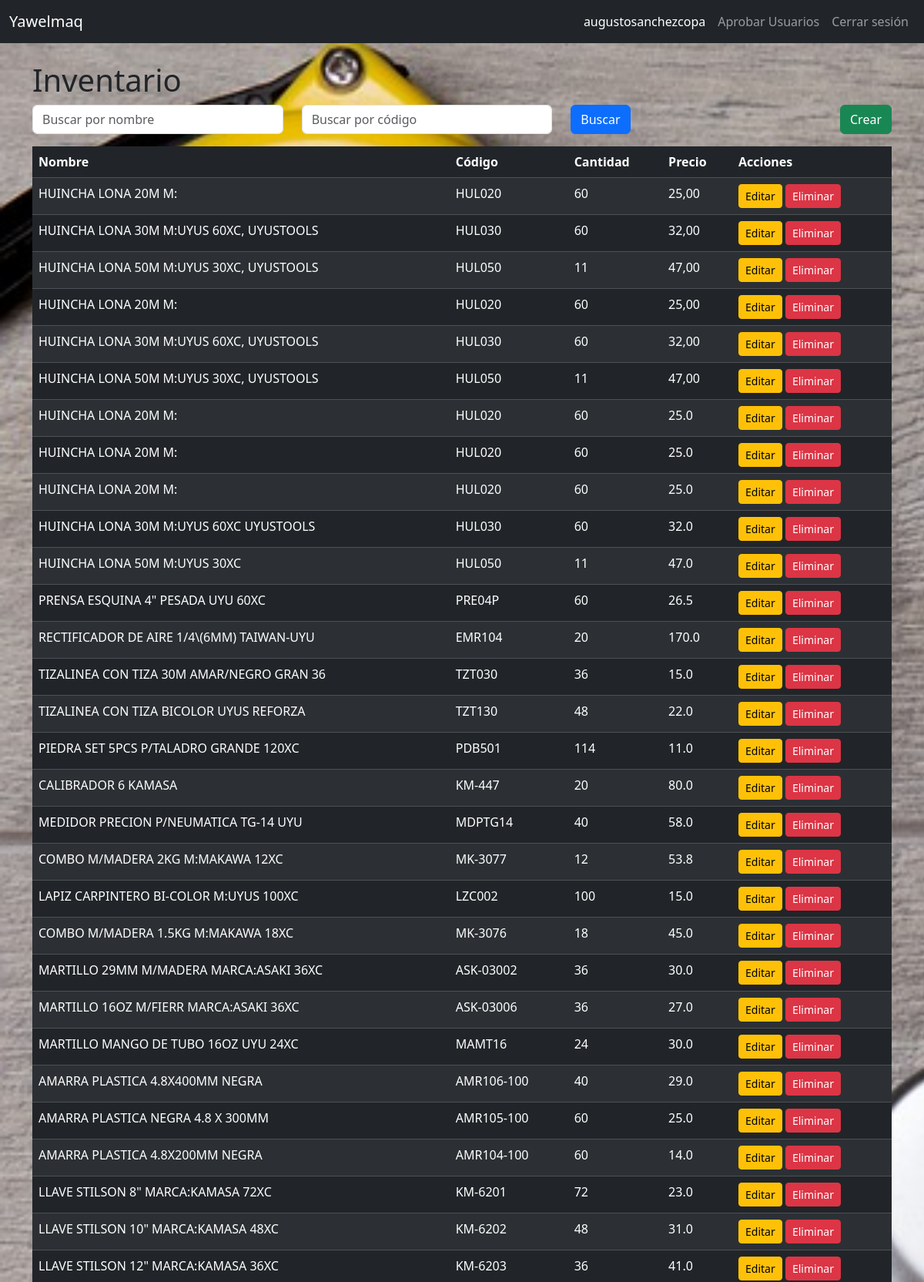
Page /todo/index (signed in, upper part) on the committed database.
### todor/models.py (models this page shows, shortened)
class Admin(db.Model):
    id = db.Column(db.Integer, primary_key=True)
    username = db.Column(db.String(80), unique=True, nullable=False)
    password = db.Column(db.String(80), nullable=False)

class Inventario(db.Model):
    id = db.Column(db.Integer, primary_key=True)
    nombre = db.Column(db.String(80), nullable=False)
    codigo = db.Column(db.String(80), nullable=False)
    cantidad = db.Column(db.Integer, nullable=False)
    precio = db.Column(db.Float, nullable=False)

### todor/todo.py (the view)
@bp.route('/index')
def index():
    nombre = request.args.get('nombre')
    codigo = request.args.get('codigo')
    query = Inventario.query
    if nombre:
        query = query.filter(Inventario.nombre.ilike(f'%{nombre}%'))
    if codigo:
        query = query.filter(Inventario.codigo.ilike(f'%{codigo}%'))
    todos = query.all()
    return render_template('todo/index.html', todos=todos)

### todor/adm.py (called while the page is built)
@bp.before_app_request
def load_logged_in_admin():
    admin_id = session.get('admin_id')
    if admin_id is None:
        g.admin = None
    else:
        g.admin = Admin.query.get(admin_id)

### todor/auth.py (called while the page is built)
@bp.before_app_request
def load_logged_in_user():
    user_id = session.get('user_id')
    if user_id is None:
        g.user = None
    else:
        g.user = User.query.get(user_id)

### todor/templates/todo/index.html (shortened to what this page needs)
{% extends 'base.html' %}
{% block content %}
<div class="container mt-4">
    <h1>Inventario</h1>
    <div class="row mb-3">
        <div class="col">
            <form method="GET" action="{{ url_for('todo.index') }}">
                <div class="row">
                    <div class="col">
                        <input type="text" class="form-control" name="nombre" placeholder="Buscar por nombre" value="{{ request.args.get('nombre', '') }}">
                    </div>
                    <div class="col">
                        <input type="text" class="form-control" name="codigo" placeholder="Buscar por código" value="{{ request.args.get('codigo', '') }}">
                    </div>
                    <div class="col">
                        <button type="submit" class="btn btn-primary">Buscar</button>
                    </div>
                </div>
            </form>
        </div>
        <div class="col-auto">
            <a href="{{ url_for('todo.add_todo') }}" class="btn btn-success">Crear</a>
        </div>
    </div>
    <table class="table table-striped table-dark">
        <thead>
            <tr>
                <th>Nombre</th>
                <th>Código</th>
                <th>Cantidad</th>
                <th>Precio</th>
                <th>Acciones</th>
            </tr>
        </thead>
        <tbody>
            {% for todo in todos %}
            <tr>
                <td>{{ todo.nombre }}</td>
                <td>{{ todo.codigo }}</td>
                <td>{{ todo.cantidad }}</td>
                <td>{{ todo.precio }}</td>
                <td>
                    <a href="{{ url_for('todo.update', id=todo.id) }}" class="btn btn-warning btn-sm">Editar</a>
                    <a href="{{ url_for('todo.delete', id=todo.id) }}" class="btn btn-danger btn-sm">Eliminar</a>
                </td>
            </tr>
            {% endfor %}
        </tbody>
    </table>
</div>
{% endblock %}

### todor/templates/base.html (shortened to what this page needs)
<!DOCTYPE html>
<html lang="en">
<head>
    <link href="https://cdn.jsdelivr.net/npm/bootstrap@5.3.3/dist/css/bootstrap.min.css" rel="stylesheet">
    <link rel="stylesheet" href="{{ url_for('static', filename='styles.css') }}">
</head>
<body>
<nav class="navbar navbar-expand-sm navbar-dark bg-dark" data-bs-theme="dark">
  <div class="container-fluid">
    <a class="navbar-brand" href="{{ url_for('index') }}">Yawelmaq</a>
    <div class="collapse navbar-collapse justify-content-end" id="navbarNavAltMarkup">
      <div class="navbar-nav">
        {% if g.user %}
          <span class="nav-link active">{{ g.user.username }}</span>
          <a class="nav-link" href="{{ url_for('todo.index') }}">Inventario</a>
          <a class="nav-link" href="{{ url_for('auth_bp.logout') }}">Cerrar sesión</a>
        {% elif g.admin %}
          <span class="nav-link active">{{ g.admin.username }}</span>
          <a class="nav-link" href="{{ url_for('adm_bp.approve_users') }}">Aprobar Usuarios</a>
          <a class="nav-link" href="{{ url_for('adm_bp.logout') }}">Cerrar sesión</a>
        {% else %}
          <a class="nav-link" href="{{ url_for('auth_bp.login') }}">Iniciar sesión</a>
          <a class="nav-link" href="{{ url_for('auth_bp.register') }}">Registrarse</a>
          <a class="nav-link" href="{{ url_for('adm_bp.login') }}">Admin Login</a>
        {% endif %}
      </div>
    </div>
  </div>
</nav>
{% block content %}
{% endblock %}
</body>
</html>

### static/styles.css (style rules this page uses)
body { background-image: url('/static/tool-2820946_1280.jpg'); background-size: cover; background-repeat: no-repeat; background-attachment: fixed; }

### rows in the picture
Admin: admin.username "augustosanchezcopa"
Inventario: nombre "HUINCHA LONA 20M M:", codigo "HUL020", cantidad "60", precio "25,00"
Inventario: nombre "HUINCHA LONA 30M M:UYUS 60XC, UYUSTOOLS", codigo "HUL030", cantidad "60", precio "32,00"
Inventario: nombre "HUINCHA LONA 50M M:UYUS 30XC, UYUSTOOLS", codigo "HUL050", cantidad "11", precio "47,00"
Inventario: nombre "HUINCHA LONA 20M M:", codigo "HUL020", cantidad "60", precio "25,00"
Inventario: nombre "HUINCHA LONA 30M M:UYUS 60XC, UYUSTOOLS", codigo "HUL030", cantidad "60", precio "32,00"
Inventario: nombre "HUINCHA LONA 50M M:UYUS 30XC, UYUSTOOLS", codigo "HUL050", cantidad "11", precio "47,00"
Inventario: nombre "HUINCHA LONA 20M M:", codigo "HUL020", cantidad "60", precio "25.0"
Inventario: nombre "HUINCHA LONA 20M M:", codigo "HUL020", cantidad "60", precio "25.0"
Inventario: nombre "HUINCHA LONA 20M M:", codigo "HUL020", cantidad "60", precio "25.0"
Inventario: nombre "HUINCHA LONA 30M M:UYUS 60XC UYUSTOOLS", codigo "HUL030", cantidad "60", precio "32.0"
Inventario: nombre "HUINCHA LONA 50M M:UYUS 30XC", codigo "HUL050", cantidad "11", precio "47.0"
Inventario: nombre "PRENSA ESQUINA 4\" PESADA UYU 60XC", codigo "PRE04P", cantidad "60", precio "26.5"
Inventario: nombre "RECTIFICADOR DE AIRE 1/4\\(6MM) TAIWAN-UYU", codigo "EMR104", cantidad "20", precio "170.0"
Inventario: nombre "TIZALINEA CON TIZA 30M AMAR/NEGRO GRAN 36", codigo "TZT030", cantidad "36", precio "15.0"
Inventario: nombre "TIZALINEA CON TIZA BICOLOR UYUS REFORZA", codigo "TZT130", cantidad "48", precio "22.0"
Inventario: nombre "PIEDRA SET 5PCS P/TALADRO GRANDE 120XC", codigo "PDB501", cantidad "114", precio "11.0"
Inventario: nombre "CALIBRADOR 6 KAMASA", codigo "KM-447", cantidad "20", precio "80.0"
Inventario: nombre "MEDIDOR PRECION P/NEUMATICA TG-14 UYU", codigo "MDPTG14", cantidad "40", precio "58.0"
Inventario: nombre "COMBO M/MADERA 2KG M:MAKAWA 12XC", codigo "MK-3077", cantidad "12", precio "53.8"
Inventario: nombre "LAPIZ CARPINTERO BI-COLOR M:UYUS 100XC", codigo "LZC002", cantidad "100", precio "15.0"
Inventario: nombre "COMBO M/MADERA 1.5KG M:MAKAWA 18XC", codigo "MK-3076", cantidad "18", precio "45.0"
Inventario: nombre "MARTILLO 29MM M/MADERA MARCA:ASAKI 36XC", codigo "ASK-03002", cantidad "36", precio "30.0"
Inventario: nombre "MARTILLO 16OZ M/FIERR MARCA:ASAKI 36XC", codigo "ASK-03006", cantidad "36", precio "27.0"
Inventario: nombre "MARTILLO MANGO DE TUBO 16OZ UYU 24XC", codigo "MAMT16", cantidad "24", precio "30.0"
Inventario: nombre "AMARRA PLASTICA 4.8X400MM NEGRA", codigo "AMR106-100", cantidad "40", precio "29.0"
Inventario: nombre "AMARRA PLASTICA NEGRA 4.8 X 300MM", codigo "AMR105-100", cantidad "60", precio "25.0"
Inventario: nombre "AMARRA PLASTICA 4.8X200MM NEGRA", codigo "AMR104-100", cantidad "60", precio "14.0"
Inventario: nombre "LLAVE STILSON 8\" MARCA:KAMASA 72XC", codigo "KM-6201", cantidad "72", precio "23.0"
Inventario: nombre "LLAVE STILSON 10\" MARCA:KAMASA 48XC", codigo "KM-6202", cantidad "48", precio "31.0"
Inventario: nombre "LLAVE STILSON 12\" MARCA:KAMASA 36XC", codigo "KM-6203", cantidad "36", precio "41.0"
